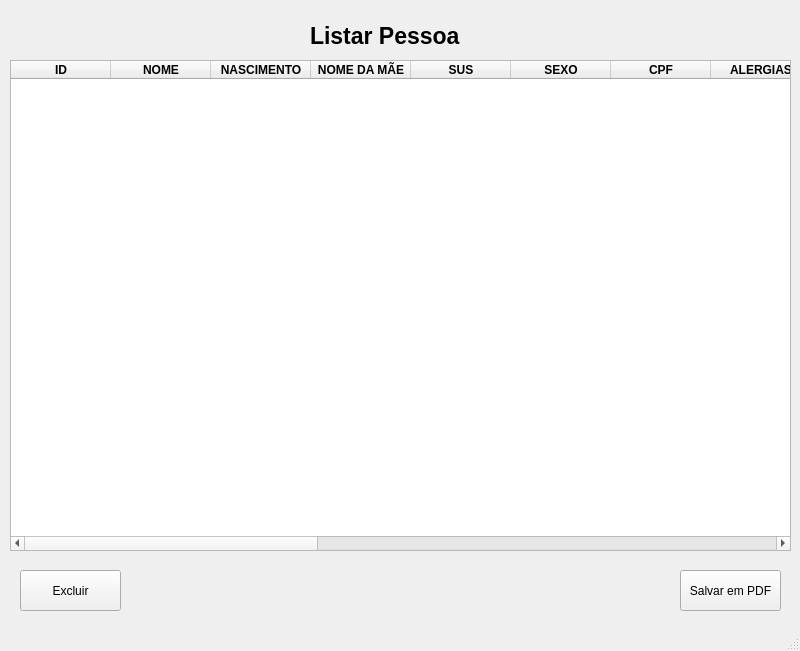
<?xml version="1.0" encoding="UTF-8"?>
<ui version="4.0">
 <class>MainWindow</class>
 <widget class="QMainWindow" name="MainWindow">
  <property name="geometry">
   <rect>
    <x>0</x>
    <y>0</y>
    <width>800</width>
    <height>651</height>
   </rect>
  </property>
  <property name="windowTitle">
   <string>MainWindow</string>
  </property>
  <widget class="QWidget" name="centralwidget">
   <widget class="QLabel" name="label">
    <property name="geometry">
     <rect>
      <x>310</x>
      <y>10</y>
      <width>161</width>
      <height>51</height>
     </rect>
    </property>
    <property name="font">
     <font>
      <pointsize>17</pointsize>
      <weight>75</weight>
      <bold>true</bold>
     </font>
    </property>
    <property name="text">
     <string>Listar Pessoa</string>
    </property>
   </widget>
   <widget class="QTableWidget" name="tableWidget">
    <property name="geometry">
     <rect>
      <x>10</x>
      <y>60</y>
      <width>781</width>
      <height>491</height>
     </rect>
    </property>
    <column>
     <property name="text">
      <string>ID</string>
     </property>
     <property name="font">
      <font>
       <weight>75</weight>
       <bold>true</bold>
      </font>
     </property>
    </column>
    <column>
     <property name="text">
      <string>NOME</string>
     </property>
     <property name="font">
      <font>
       <weight>75</weight>
       <bold>true</bold>
      </font>
     </property>
    </column>
    <column>
     <property name="text">
      <string>NASCIMENTO</string>
     </property>
     <property name="font">
      <font>
       <weight>75</weight>
       <bold>true</bold>
      </font>
     </property>
    </column>
    <column>
     <property name="text">
      <string>NOME DA MÃE</string>
     </property>
     <property name="font">
      <font>
       <weight>75</weight>
       <bold>true</bold>
      </font>
     </property>
    </column>
    <column>
     <property name="text">
      <string>SUS</string>
     </property>
     <property name="font">
      <font>
       <weight>75</weight>
       <bold>true</bold>
      </font>
     </property>
    </column>
    <column>
     <property name="text">
      <string>SEXO</string>
     </property>
     <property name="font">
      <font>
       <weight>75</weight>
       <bold>true</bold>
      </font>
     </property>
    </column>
    <column>
     <property name="text">
      <string>CPF</string>
     </property>
     <property name="font">
      <font>
       <weight>75</weight>
       <bold>true</bold>
      </font>
     </property>
    </column>
    <column>
     <property name="text">
      <string>ALERGIAS</string>
     </property>
     <property name="font">
      <font>
       <weight>75</weight>
       <bold>true</bold>
      </font>
     </property>
    </column>
    <column>
     <property name="text">
      <string>ESTADO CIVIL</string>
     </property>
     <property name="font">
      <font>
       <weight>75</weight>
       <bold>true</bold>
      </font>
     </property>
    </column>
    <column>
     <property name="text">
      <string>ESCOLARIDADE</string>
     </property>
     <property name="font">
      <font>
       <weight>75</weight>
       <bold>true</bold>
      </font>
     </property>
    </column>
    <column>
     <property name="text">
      <string>PLANO DE SAUDE</string>
     </property>
     <property name="font">
      <font>
       <weight>75</weight>
       <bold>true</bold>
      </font>
     </property>
    </column>
    <column>
     <property name="text">
      <string>RELIGIAO</string>
     </property>
     <property name="font">
      <font>
       <weight>75</weight>
       <bold>true</bold>
      </font>
     </property>
    </column>
    <column>
     <property name="text">
      <string>SENSIVEIS</string>
     </property>
     <property name="font">
      <font>
       <weight>75</weight>
       <bold>true</bold>
      </font>
     </property>
    </column>
    <column>
     <property name="text">
      <string>RUA</string>
     </property>
     <property name="font">
      <font>
       <weight>75</weight>
       <bold>true</bold>
      </font>
     </property>
    </column>
    <column>
     <property name="text">
      <string>NUMERO</string>
     </property>
     <property name="font">
      <font>
       <weight>75</weight>
       <bold>true</bold>
      </font>
     </property>
    </column>
    <column>
     <property name="text">
      <string>MUNICIPIO</string>
     </property>
     <property name="font">
      <font>
       <weight>75</weight>
       <bold>true</bold>
      </font>
     </property>
    </column>
    <column>
     <property name="text">
      <string>ESTADO</string>
     </property>
     <property name="font">
      <font>
       <weight>75</weight>
       <bold>true</bold>
      </font>
     </property>
    </column>
    <column>
     <property name="text">
      <string>CEP</string>
     </property>
     <property name="font">
      <font>
       <weight>75</weight>
       <bold>true</bold>
      </font>
     </property>
    </column>
   </widget>
   <widget class="QPushButton" name="botaoSalvar">
    <property name="geometry">
     <rect>
      <x>680</x>
      <y>570</y>
      <width>101</width>
      <height>41</height>
     </rect>
    </property>
    <property name="text">
     <string>Salvar em PDF</string>
    </property>
   </widget>
   <widget class="QPushButton" name="botaoExcluir">
    <property name="geometry">
     <rect>
      <x>20</x>
      <y>570</y>
      <width>101</width>
      <height>41</height>
     </rect>
    </property>
    <property name="text">
     <string>Excluir</string>
    </property>
   </widget>
  </widget>
  <widget class="QMenuBar" name="menubar">
   <property name="geometry">
    <rect>
     <x>0</x>
     <y>0</y>
     <width>800</width>
     <height>21</height>
    </rect>
   </property>
  </widget>
  <widget class="QStatusBar" name="statusbar"/>
 </widget>
 <resources/>
 <connections/>
</ui>
